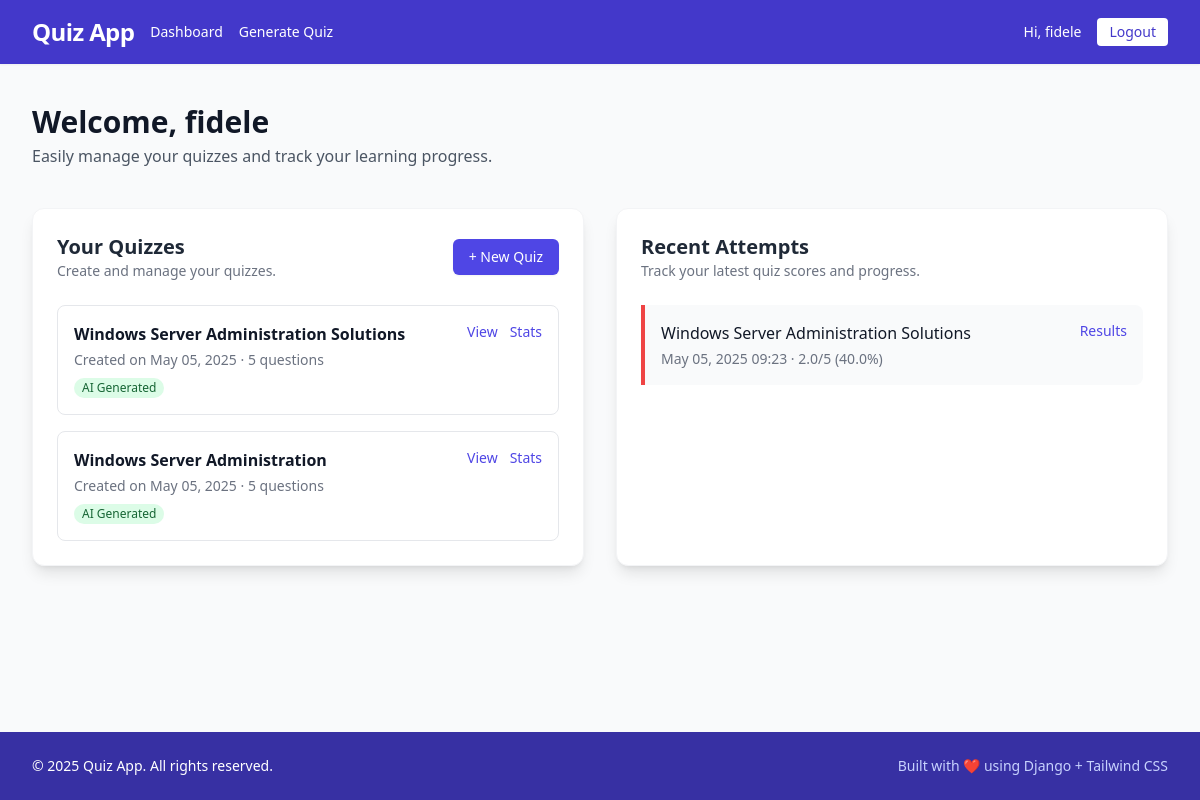
The app's page /quiz/ (signed in) with its own data.
### quiz/models.py (models this page shows, shortened)
class Quiz(models.Model):
    title = models.CharField(max_length=200)
    description = models.TextField(blank=True)
    creator = models.ForeignKey(User, on_delete=models.CASCADE, related_name='created_quizzes')
    created_at = models.DateTimeField(auto_now_add=True)
    is_ai_generated = models.BooleanField(default=False)
    source_content = models.TextField(blank=True, help_text="Original content used for AI quiz generation")
    def question_count(self):
        return self.questions.count()

class QuizAttempt(models.Model):
    quiz = models.ForeignKey(Quiz, on_delete=models.CASCADE, related_name='attempts')
    user = models.ForeignKey(User, on_delete=models.CASCADE, related_name='quiz_attempts')
    start_time = models.DateTimeField(default=timezone.now)
    end_time = models.DateTimeField(null=True, blank=True)
    score = models.FloatField(default=0)
    max_score = models.IntegerField(default=0)
    @property
    def score_percentage(self):
        if self.max_score == 0:
            return 0
        return (self.score / self.max_score) * 100

### quiz/views.py (the view)
# urls.py: path('', views.dashboard, name='dashboard'),
@login_required
def dashboard(request):
    user_quizzes = Quiz.objects.filter(creator=request.user).order_by('-created_at')
    user_attempts = QuizAttempt.objects.filter(user=request.user).order_by('-start_time')
    context = {
        'user_quizzes': user_quizzes,
        'user_attempts': user_attempts
    }
    return render(request, 'quiz/dashboard.html', context)

### notifications/views.py (called while the page is built)
def notification_count(request):
    count = 0
    if request.user.is_authenticated:
        count = Notification.objects.filter(recipient=request.user, read=False).count()
    return {'notification_count': count}

### quiz/templates/quiz/dashboard.html (shortened to what this page needs)
{% extends 'quiz/base.html' %}
{% block content %}
<div class="mb-10">
  <h1 class="text-3xl font-bold text-gray-900">Welcome, {{ request.user.first_name|default:request.user.username }}</h1>
  <p class="text-gray-600 mt-1">Easily manage your quizzes and track your learning progress.</p>
</div>
<div class="grid grid-cols-1 lg:grid-cols-2 gap-8">
  <section class="bg-white shadow-lg rounded-xl p-6 border border-gray-100">
    <div class="flex justify-between items-center mb-6">
      <div>
        <h2 class="text-xl font-semibold text-gray-800">Your Quizzes</h2>
        <p class="text-sm text-gray-500">Create and manage your quizzes.</p>
      </div>
      <a href="{% url 'generate_quiz' %}" class="inline-flex items-center bg-indigo-600 hover:bg-indigo-700 text-white px-4 py-2 rounded-md text-sm font-medium shadow-sm">
        + New Quiz
      </a>
    </div>
    {% if user_quizzes %}
      <div class="space-y-4">
        {% for quiz in user_quizzes %}
          <div class="border border-gray-200 rounded-lg p-4 hover:shadow transition">
            <div class="flex justify-between items-start">
              <div>
                <h3 class="font-semibold text-gray-900">{{ quiz.title }}</h3>
                <p class="text-sm text-gray-500 mt-1">
                  Created on {{ quiz.created_at|date:"M d, Y" }} · {{ quiz.question_count }} questions
                </p>
                {% if quiz.is_ai_generated %}
                  <span class="mt-2 inline-block bg-green-100 text-green-800 text-xs font-medium px-2 py-0.5 rounded-full">AI Generated</span>
                {% endif %}
              </div>
              <div class="flex gap-3 text-sm">
                <a href="{% url 'quiz_detail' quiz.id %}" class="text-indigo-600 hover:underline">View</a>
                <a href="{% url 'quiz_stats' quiz.id %}" class="text-indigo-600 hover:underline">Stats</a>
              </div>
            </div>
          </div>
        {% endfor %}
      </div>
    {% endif %}
  </section>
  <section class="bg-white shadow-lg rounded-xl p-6 border border-gray-100">
    <div class="mb-6">
      <h2 class="text-xl font-semibold text-gray-800">Recent Attempts</h2>
      <p class="text-sm text-gray-500">Track your latest quiz scores and progress.</p>
    </div>
    {% if user_attempts %}
      <div class="space-y-4">
        {% for attempt in user_attempts %}
          <div class="border-l-4
                      {% if attempt.score_percentage >= 80 %}border-green-500
                      {% elif attempt.score_percentage >= 60 %}border-yellow-500
                      {% else %}border-red-500{% endif %}
                      bg-gray-50 p-4 rounded-r-lg">
            <div class="flex justify-between items-start">
              <div>
                <h3 class="font-medium text-gray-900">{{ attempt.quiz.title }}</h3>
                <p class="text-sm text-gray-500 mt-1">
                  {{ attempt.end_time|date:"M d, Y H:i" }} ·
                  {{ attempt.score }}/{{ attempt.max_score }} ({{ attempt.score_percentage|floatformat:1 }}%)
                </p>
              </div>
              <a href="{% url 'quiz_results' attempt.id %}" class="text-indigo-600 hover:underline text-sm font-medium">Results</a>
            </div>
          </div>
        {% endfor %}
      </div>
    {% else %}
      <div class="text-center py-12">
        <p class="text-gray-500">You haven't attempted any quizzes yet.</p>
      </div>
    {% endif %}
  </section>
</div>
{% endblock %}

### quiz/templates/quiz/base.html (shortened to what this page needs)
<!DOCTYPE html>
<html lang="en">
<head>
  <script src="https://cdn.tailwindcss.com"></script>
</head>
<body class="bg-gray-50 min-h-screen flex flex-col">
  <header class="bg-indigo-700 text-white shadow-sm">
    <div class="max-w-7xl mx-auto px-4 sm:px-6 lg:px-8">
      <div class="flex justify-between items-center h-16">
        <div class="flex items-center space-x-4">
          <span class="text-2xl font-bold tracking-tight">Quiz App</span>
          <nav class="hidden md:flex space-x-4">
            <a href="{% url 'dashboard' %}" class="hover:underline hover:text-indigo-200 text-sm font-medium">Dashboard</a>
            <a href="{% url 'generate_quiz' %}" class="hover:underline hover:text-indigo-200 text-sm font-medium">Generate Quiz</a>
          </nav>
        </div>
        <div class="hidden md:flex items-center space-x-4">
          {% if user.is_authenticated %}
            <span class="text-sm font-medium">Hi, {{ user.first_name|default:user.username }}</span>
            <a href="{% url 'logout' %}" class="text-sm bg-white text-indigo-700 px-3 py-1 rounded hover:bg-indigo-100 font-medium transition">Logout</a>
          {% else %}
            <a href="{% url 'login' %}" class="text-sm font-medium hover:underline">Login</a>
          {% endif %}
        </div>
      </div>
    </div>
  </header>
  <main class="flex-1 max-w-7xl w-full mx-auto px-4 sm:px-6 lg:px-8 py-10">
    {% block content %}{% endblock %}
  </main>
  <footer class="bg-indigo-800 text-white">
    <div class="max-w-7xl mx-auto px-4 sm:px-6 lg:px-8 py-6 flex flex-col md:flex-row justify-between items-center gap-4">
      <p class="text-sm">&copy; 2025 Quiz App. All rights reserved.</p>
      <p class="text-sm text-indigo-200">Built with ❤️ using Django + Tailwind CSS</p>
    </div>
  </footer>
</body>
</html>

### records on screen
Quiz: title "Windows Server Administration Solutions", created_at "May 05, 2025", question_count "5", is_ai_generated "AI Generated"
Quiz: title "Windows Server Administration", created_at "May 05, 2025", question_count "5", is_ai_generated "AI Generated"
QuizAttempt: quiz "Windows Server Administration Solutions", end_time "May 05, 2025 09:23", score "2.0", max_score "5", score_percentage "40.0"

### other values on screen
{{ user.first_name|default:user.username }} "fidele"
{{ request.user.first_name|default:request.user.username }} "fidele"
